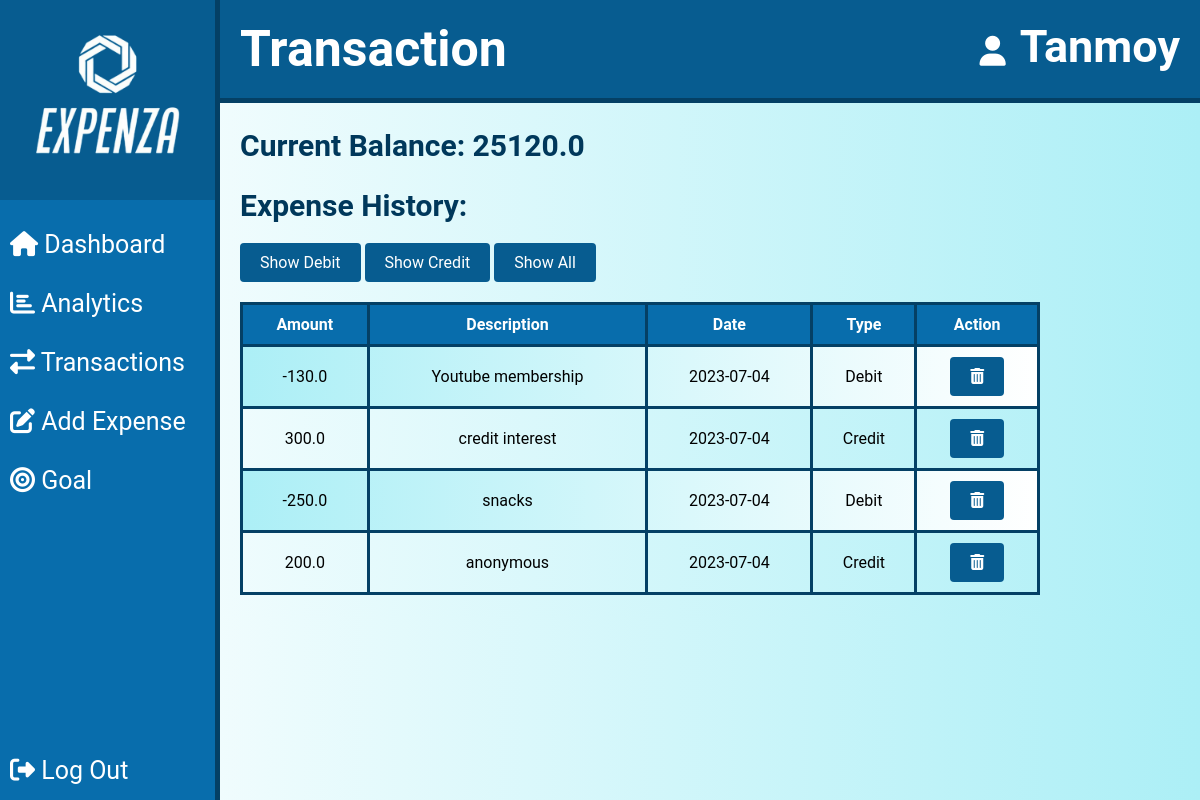
The app's page /transaction (signed in) with its own data.
### website/models.py (models this page shows)
class User(UserMixin, db.Model):
    id = db.Column(db.Integer, primary_key=True)
    username = db.Column(db.String(100), nullable=False)
    email = db.Column(db.String(100), unique=True, nullable=False)
    password = db.Column(db.String(100), nullable=False)
    expenses = db.relationship('Expense', backref='user', lazy=True)
    bank_balance = db.Column(db.Float, nullable=False, default=0.0)
    goal = db.Column(db.Float)

class Expense(db.Model):
    id = db.Column(db.Integer, primary_key=True)
    amount = db.Column(db.Float, nullable=False)
    description = db.Column(db.String(200), nullable=False)
    date = db.Column(db.Date, nullable=False)
    amount_type = db.Column(db.String(10), nullable=False)
    user_id = db.Column(db.Integer, db.ForeignKey('user.id'), nullable=False)

### website/views.py (the view)
@views.route('/transaction', methods=['GET', 'POST'])
@login_required
def transaction():
    expenses = Expense.query.filter_by(user_id=current_user.id).order_by(Expense.date.desc()).all()
    total_balance = current_balance(current_user)
    return render_template('transaction.html', expenses=expenses, total_balance=total_balance,current_user=current_user)

### website/__init__.py (called while the page is built)
def create_app():
    app = Flask(__name__)
    app.config['SECRET_KEY']='TECHWIZ MAVRICK'
    app.config['SQLALCHEMY_DATABASE_URI']=f'sqlite:///{DB_NAME}'
    db.init_app(app)
    from .views import views
    from .auth import auth
    app.register_blueprint(views,url_prefix='/')
    app.register_blueprint(auth,url_prefix='/')
    from .models import User,Expense
    with app.app_context():
        db.create_all()
    login_manager = LoginManager()
    login_manager.login_view = 'auth.login'
    login_manager.init_app(app)
    @login_manager.user_loader
    def load_user(id):
        return User.query.get(int(id))
    return app

### website/views.py (called while the page is built)
def current_balance(user):
    expenses = Expense.query.filter_by(user_id=user.id).order_by(Expense.date).all()
    current_balance = user.bank_balance
    for expense in expenses:
        if expense.amount_type == 'debit':
            current_balance -= expense.amount
        elif expense.amount_type == 'credit':
            current_balance += expense.amount
    return current_balance

### website/templates/transaction.html (shortened to what this page needs)
<!DOCTYPE html>
<html>
<head>
  <link rel="stylesheet" type="text/css" href="{{ url_for('static', filename='style.css') }}">
  <link rel="stylesheet" href="https://cdnjs.cloudflare.com/ajax/libs/font-awesome/5.15.3/css/all.min.css" />
</head>
<body>
  <div class="navbar">
    <h1 class="navbar-title">Transaction</h1>
    {% include 'side_navbar.html' %}
  </div>
  <div class="container">
    <div class="balance">
      <h3>Current Balance: {{ total_balance }}</h3>
    </div>
    <h2>Expense History:</h2>
    <div class="expense-filter">
      <button class="btn" onclick="filterExpenses('debit')">Show Debit</button>
      <button class="btn" onclick="filterExpenses('credit')">Show Credit</button>
      <button class="btn" onclick="filterExpenses('all')">Show All</button>
    </div>
    <table>
      <tr>
        <th>Amount</th>
        <th>Description</th>
        <th>Date</th>
        <th>Type</th>
        <th>Action</th>
      </tr>
      {% for expense in expenses %}
      <tr class="expense-row {% if expense.amount_type == 'debit' %}debit{% elif expense.amount_type == 'credit' %}credit{% endif %}">
        <td>
          {% if expense.amount_type == "debit" %}
            <span class="debit">-{{ expense.amount }}</span>
          {% else %}
            <span class="credit">{{ expense.amount }}</span>
          {% endif %}
        </td>
        <td>{{ expense.description }}</td>
        <td>{{ expense.date }}</td>
        <td>
          {% if expense.amount_type == "credit" %}
            <span class="credit">Credit</span>
          {% else %}
            <span class="debit">Debit</span>
          {% endif %}
        </td>
        <td>
          <form action="{{ url_for('views.delete_expense', expense_id=expense.id) }}" method="POST" onsubmit="return confirm('Are you sure you want to delete this expense?');">
            <button type="submit" class="btn delete-button">
              <i class="fas fa-trash-alt"></i>
            </button>
          </form>
        </td>
      </tr>
      {% endfor %}
    </table>
  </div>
</body>
</html>

### website/templates/side_navbar.html (shortened to what this page needs)
<!DOCTYPE html>
<html>
<head>
  <link rel="stylesheet" type="text/css" href="{{url_for('static', filename='sidenavbar_style.css') }}">
  <link rel="stylesheet" href="https://cdnjs.cloudflare.com/ajax/libs/font-awesome/5.15.3/css/all.min.css" />
</head>
<body>
  <div class="sidenav">
    <div class="logo-container">
      <img src="{{ url_for('static', filename='logo/logo.png') }}" alt="Logo" class="logo-image">
    </div>
    <a href="{{url_for('views.dashboard')}}"><i class="fas fa-home"></i> Dashboard</a>
    <a href="{{url_for('views.analytics')}}"><i class="fas fa-chart-bar"></i> Analytics</a>
    <a href="{{url_for('views.transaction')}}"><i class="fas fa-exchange-alt"></i> Transactions</a>
    <a href="{{url_for('views.add_expense')}}"><i class="fas fa-edit"></i> Add Expense</a>
    <a href="{{url_for('views.goal')}}"><i class="fas fa-bullseye"></i> Goal</a>
    <a href="{{url_for('auth.logout')}}"><i class="fas fa-sign-out-alt"></i> Log Out</a>
  </div>
  <div class="top-right">
    <div class="user-profile">
      <i class="fas fa-user user-icon"></i>
      <span class="user-name">{{ current_user.username }}</span>
    </div>
  </div>
</body>
</html>

### website/static/style.css (style rules this page uses)
body { font-family: 'Roboto', sans-serif; background-color: #28dfff95; }
.container { max-width: 800px; margin-left: 240px; padding: 0px; }
.navbar { display: flex; justify-content: space-between; align-items: center; margin-bottom: 20px; background-color: #075c90; border-bottom: 5px solid #044065; }
.navbar-title { color: #fff; margin-left:240px; margin-top:20px; }
h1 { font-size: 50px; margin-bottom: 20px; color:#00385b; }
h2 { font-size:30px; margin-bottom:20px; color:#00385b; }
table { width: 100%; border-collapse: collapse; margin-bottom: 20px; }
th, td { padding: 10px; border: 3px solid #044065; text-align: center; }
tr:nth-child(even) { background:linear-gradient(to left,rgb(255, 255, 255),rgb(172, 239, 246)); }
th { background-color: #086dac; color: rgb(255, 255, 255); }
.balance { margin-bottom: 20px; }
.balance h3 { font-size: 30px; padding: 5px 0px; color:#00385b; }
.delete-button { border: none; background: none; cursor: pointer; color: rgb(255, 154, 154); }
.btn { padding: 10px 20px; background-color: #075c90; color: #fff; border: none; border-radius: 4px; font-size: 16px; cursor: pointer; }
.expense-filter { margin-bottom: 20px; }

### website/static/sidenavbar_style.css (style rules this page uses)
* { margin: 0; padding: 0; font-family: 'Roboto', sans-serif; box-sizing: border-box; }
body { background:linear-gradient(to right ,rgb(255, 255, 255),rgb(172, 239, 246)); }
.sidenav { height: 100%; width: 220px; position: fixed; z-index: 1; top: 0; left: 0; background-color: #086dac; overflow-x: hidden; padding-top: 0px; color: #fff; display: flex; flex-direction: column; border-right:5px solid #044065; }
.sidenav a { padding: 15px 10px; text-decoration: none; font-size: 25px; color: #fff; display: block; transition: background-color 0.3s; }
.sidenav a:last-child { margin-top: auto; }
.logo-container { display: flex; align-items: center; flex-direction: column; justify-content: center; margin-bottom: 15px; background-color:#075c90; height:25%; }
.logo-image { max-width: 100%; max-height: 100%; width:auto; height: auto; }
.top-right { position: absolute; padding-bottom: 5px; right: 10px; margin-right: 10px; }
.user-name { font-size: 45px; font-weight: bold; color: white; }
.user-icon { font-size: 30px; margin-right: 10px; color: white; }

### records on screen
User: username "Tanmoy"
Expense: amount "130.0", description "Youtube membership", date "2023-07-04", amount_type "Debit"
Expense: amount "300.0", description "credit interest", date "2023-07-04", amount_type "Credit"
Expense: amount "250.0", description "snacks", date "2023-07-04", amount_type "Debit"
Expense: amount "200.0", description "anonymous", date "2023-07-04", amount_type "Credit"

### other values on screen
{{ total_balance }} "25120.0"
